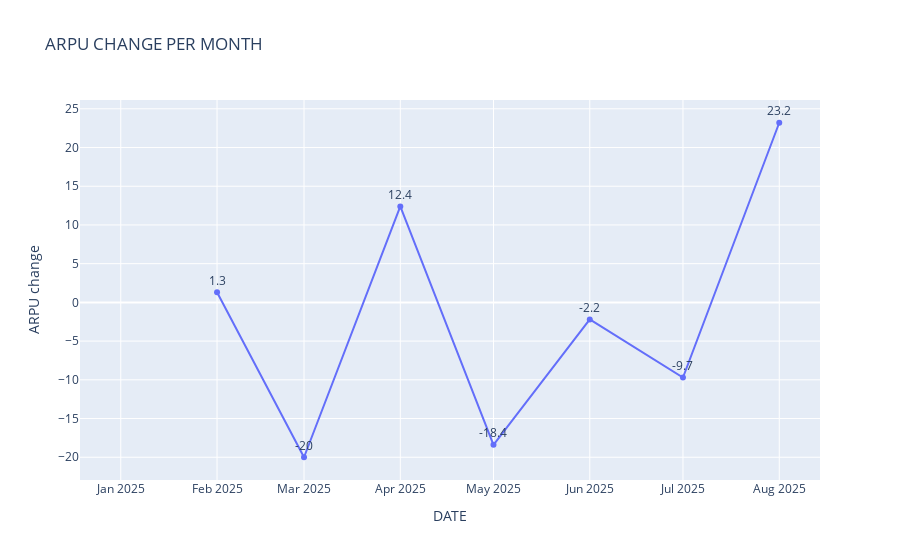
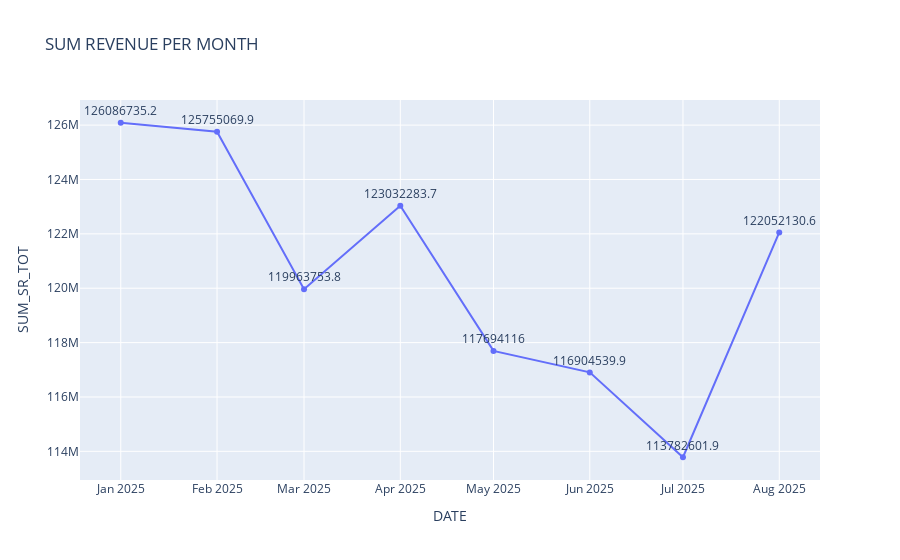

Here is the notebook cell these charts were saved with, in order:
### Code cell
import plotly.express as px

arpu_monthly = (
    df
    .filter(pl.col('YEAR') == 2025)
    .group_by('DATE')
    .agg(
        pl.col('HC_COUNT').sum().alias('HC_COUNT'),
        pl.col('SUM_SR_TOT').sum().round(2).alias('SUM_SR_TOT'),
        pl.col('ARPU').mean().round(2).alias('ARPU'),
        (pl.col('SUM_SR_TOT').sum() / pl.col('HC_COUNT').sum()).round(2).alias('ARPU_WEIGHTED')
    )
    .sort('DATE')
    
    # calculate month to month change for column 'ARPU_WEIGHTED'
    .with_columns(
        ARPU_LAG = pl.col('ARPU_WEIGHTED').shift(1),
        ARPU_CHANGE = ((pl.col('ARPU_WEIGHTED') - pl.col('ARPU_WEIGHTED').shift(1))).round(1)
    )
)


fig = px.line(arpu_monthly, x='DATE', y='ARPU_CHANGE', hover_data=['ARPU_CHANGE'], text='ARPU_CHANGE', labels={'ARPU_CHANGE': 'ARPU change'}, title='ARPU CHANGE PER MONTH')
#fig.update_traces(mode='lines') #, textposition='top center')
fig.update_traces(textposition='top center')
fig.show()

fig2 = px.line(arpu_monthly, x='DATE', y='SUM_SR_TOT', text='SUM_SR_TOT', title='SUM REVENUE PER MONTH')
fig2.update_traces(textposition='top center')
fig2.show()

### Figure 1 — Plotly figure (JSON) as saved in the notebook; plotly's stock layout.template omitted (floating-point values rounded to 4 significant figures)
{"data": [{"hovertemplate": "DATE=%{x}<br>ARPU change=%{text}<extra></extra>", "legendgroup": "", "line": {"color": "#636efa", "dash": "solid"}, "marker": {"symbol": "circle"}, "mode": "lines+markers+text", "name": "", "orientation": "v", "showlegend": false, "text": [NaN, 1.3, -20.0, 12.4, -18.4, -2.2, -9.7, 23.2], "textposition": "top center", "type": "scatter", "x": ["2025-01-01", "2025-02-01", "2025-03-01", "2025-04-01", "2025-05-01", "2025-06-01", "2025-07-01", "2025-08-01"], "xaxis": "x", "y": [NaN, 1.3, -20.0, 12.4, -18.4, -2.2, -9.7, 23.2], "yaxis": "y"}], "layout": {"legend": {"tracegroupgap": 0}, "title": {"text": "ARPU CHANGE PER MONTH"}, "xaxis": {"anchor": "y", "domain": [0, 1], "title": {"text": "DATE"}}, "yaxis": {"anchor": "x", "domain": [0, 1], "title": {"text": "ARPU change"}}}}

### Figure 2 — Plotly figure (JSON) as saved in the notebook; plotly's stock layout.template omitted (floating-point values rounded to 4 significant figures)
{"data": [{"hovertemplate": "DATE=%{x}<br>SUM_SR_TOT=%{text}<extra></extra>", "legendgroup": "", "line": {"color": "#636efa", "dash": "solid"}, "marker": {"symbol": "circle"}, "mode": "lines+markers+text", "name": "", "orientation": "v", "showlegend": false, "text": [126100000.0, 125800000.0, 120000000.0, 123000000.0, 117700000.0, 116900000.0, 113800000.0, 122100000.0], "textposition": "top center", "type": "scatter", "x": ["2025-01-01", "2025-02-01", "2025-03-01", "2025-04-01", "2025-05-01", "2025-06-01", "2025-07-01", "2025-08-01"], "xaxis": "x", "y": [126100000.0, 125800000.0, 120000000.0, 123000000.0, 117700000.0, 116900000.0, 113800000.0, 122100000.0], "yaxis": "y"}], "layout": {"legend": {"tracegroupgap": 0}, "title": {"text": "SUM REVENUE PER MONTH"}, "xaxis": {"anchor": "y", "domain": [0, 1], "title": {"text": "DATE"}}, "yaxis": {"anchor": "x", "domain": [0, 1], "title": {"text": "SUM_SR_TOT"}}}}
